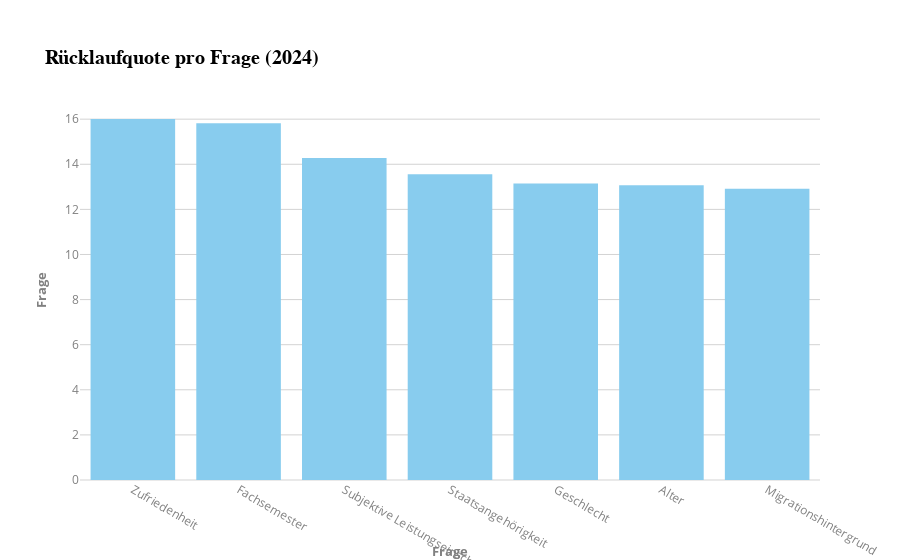

Source (notebook cell):
### Code cell
# 🔹 Bar-Chart für die Rücklaufquote pro Frage erstellen
fig = px.bar(
    df_ruecklauf_fragen,
    y="Rücklaufquote (%)",
    x="Frage",
    #orientation="v",  # Horizontal für bessere Lesbarkeit
    title="Rücklaufquote pro Frage (2024)",
    template="infoviz",
    color_discrete_sequence=px.colors.qualitative.Safe
)

# Layout-Anpassungen
fig.update_layout(
    #xaxis=dict(title="Rücklaufquote (%)", range=[0, 20]),
    yaxis=dict(title="Frage"),
    #height=800  # Höhere Darstellung für bessere Lesbarkeit
)

fig.show()

### Figure 1 — Plotly figure (JSON) as saved in the notebook; plotly's stock layout.template omitted (floating-point values rounded to 4 significant figures)
{"data": [{"hovertemplate": "Frage=%{x}<br>Rücklaufquote (%)=%{y}<extra></extra>", "legendgroup": "", "marker": {"color": "rgb(136, 204, 238)", "pattern": {"shape": ""}}, "name": "", "orientation": "v", "showlegend": false, "textposition": "auto", "type": "bar", "x": ["Zufriedenheit", "Fachsemester", "Subjektive Leistungseinschätzung", "Staatsangehörigkeit", "Geschlecht", "Alter", "Migrationshintergrund"], "xaxis": "x", "y": [16.01, 15.82, 14.27, 13.56, 13.15, 13.07, 12.92], "yaxis": "y"}], "layout": {"barmode": "relative", "legend": {"tracegroupgap": 0}, "title": {"text": "Rücklaufquote pro Frage (2024)"}, "xaxis": {"anchor": "y", "domain": [0, 1], "title": {"text": "Frage"}}, "yaxis": {"anchor": "x", "domain": [0, 1], "title": {"text": "Frage"}}}}
